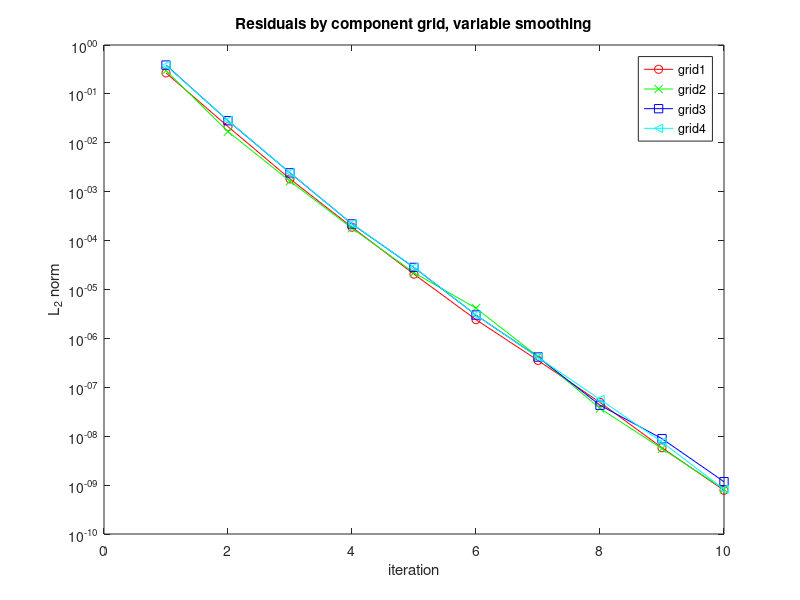

This figure's MATLAB source:
t=[1 2 3 4 5 6 7 8 9 10 ];
defect=[3.250e+00 3.660e-01 3.195e-02 3.237e-03 3.651e-04 4.022e-05 6.634e-06 9.553e-07 1.045e-07 1.278e-08 ];
clf
set(gca,'FontSize',16);
grid off
plot(t,defect,'r-o');
title('Residuals');
ylabel('Max norm');
xlabel('iteration');
set(gca,'YScale','log');
pause
% print -deps2 residual.eps


defect0=[2.690e-01 2.144e-02 1.826e-03 1.878e-04 2.061e-05 2.415e-06 3.544e-07 4.922e-08 5.808e-09 7.832e-10 ];
defect1=[3.001e-01 1.696e-02 1.646e-03 1.791e-04 2.208e-05 4.148e-06 4.257e-07 3.709e-08 5.559e-09 8.266e-10 ];
defect2=[3.882e-01 2.833e-02 2.430e-03 2.193e-04 2.830e-05 3.002e-06 4.156e-07 4.307e-08 8.889e-09 1.175e-09 ];
defect3=[3.816e-01 2.862e-02 2.445e-03 2.212e-04 2.862e-05 3.010e-06 4.103e-07 5.651e-08 7.608e-09 8.192e-10 ];
plot(t,defect0,'r-o',t,defect1,'g-x',t,defect2,'b-s',t,defect3,'c-<');
title('Residuals by component grid, variable smoothing');
ylabel('L_2 norm');
legend('grid1','grid2','grid3','grid4');
xlabel('iteration');
set(gca,'YScale','log');
pause
print -deps2 ellipsoidVarSmooth.eps
